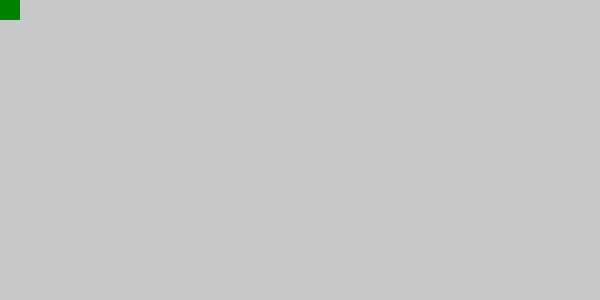
Frame 1 (no input)
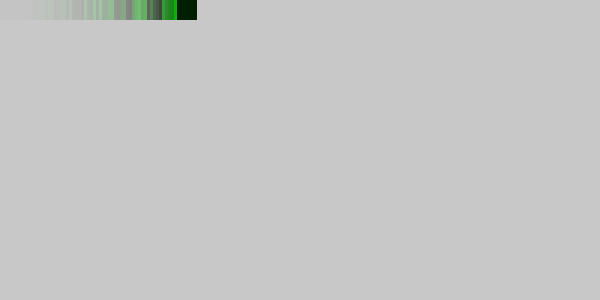
Frame 60 (the mouse pressed at the canvas centre just before this capture)
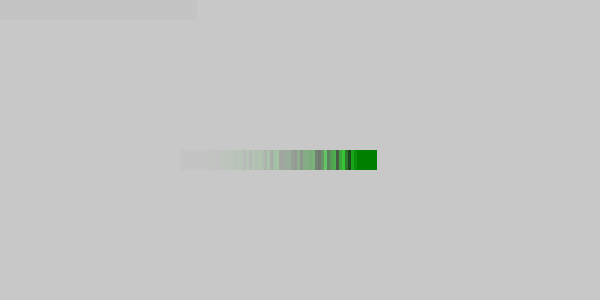
Frame 120 (the mouse held since frame 60 and released just before this capture)

The Processing sketch that drew these frames (run headless with seeded random() and noise(); from frame 60 on, the mouse is pressed at the canvas centre):

// Processing sketch: processing_50145
// ── processing_50145.pde

//claire gustavson, Section A, 2012 copywrite

float a, b, side;

void setup() {
  size (600, 300); 
  background (200);
  a = 0;
  b = 0;
  side=20;
  frameRate (15);
}

void draw() {
  noStroke ();
  fill (200, 15);
  rect (0, 0, 600, 300);
  fill (random(b/2), random(200), b);
  rect (a, mouseY, side, side);
  
  
  
  if ( a < width) 
  {
     a = a+3; 
  } else {
    background(200);
     a = -side; 
  }



}

void mouseClicked() {
  if(b == 0) {
    b = 255;
  } else {
    b = 0;
  }
}
